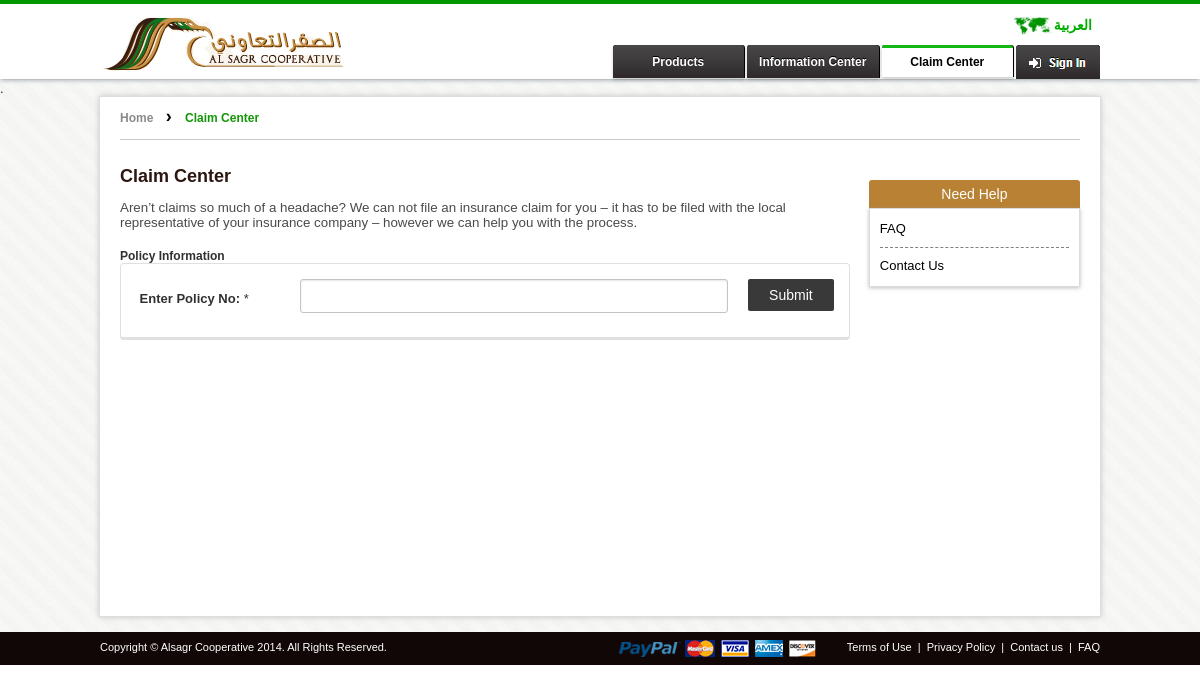
/index.php?page=claim-center, run on the app's committed database.
### tables this page shows
CREATE TABLE IF NOT EXISTS `ksa_pages` (
`id` int(11) NOT NULL,
  `pg_title` varchar(150) NOT NULL,
  `pg_detail` text NOT NULL,
  `pg_title_ar` varchar(150) NOT NULL,
  `pg_detail_ar` text NOT NULL,
  `pg_keyword` text NOT NULL,
  `pg_desp` text NOT NULL,
  `pg_section` int(11) NOT NULL,
  `parent_item` int(11) NOT NULL DEFAULT '0',
  `pg_status` tinyint(1) NOT NULL DEFAULT '0',
  `update_date` datetime NOT NULL
);

CREATE TABLE IF NOT EXISTS `ksa_menu` (
`menu_id` int(11) NOT NULL,
  `menu_title` varchar(200) NOT NULL,
  `menu_title_ar` text NOT NULL,
  `allias` varchar(200) NOT NULL,
  `menu_link` varchar(200) NOT NULL,
  `menu_position` int(11) NOT NULL,
  `menu_access` tinyint(4) NOT NULL DEFAULT '0',
  `menu_parent` varchar(200) NOT NULL DEFAULT 'demo',
  `menu_assign` int(11) NOT NULL,
  `menu_user` int(1) NOT NULL,
  `ordering` int(11) NOT NULL,
  `status` tinyint(1) NOT NULL DEFAULT '1',
  `create_date` date NOT NULL,
  `footer_menu_position` int(11) NOT NULL COMMENT '1 for quick links , 2 for Bottom Footer, 3 for Support Center'
);

### includes/footer-inner.php (the view, shortened to what this page needs)
<div class="footerpan">
        	<div class="innerwrap_top">
				<div class="fot_L">Copyright &copy; Alsagr Cooperative 2014. All Rights Reserved.</div>
				<div class="fot_R">
					<div class="footericons">
                <img src="<?=SITE_URL?>images/footericons.png" alt="" />
            </div>
					<?php $i = 1;
            $row=mysql_query("SELECT * FROM ".PAGEMENU." WHERE menu_position = '3' and footer_menu_position = '2' AND status='1' ORDER BY ordering ASC");
            $num_rows=mysql_num_rows($row);
            $count = 0;
            while($ress=mysql_fetch_array($row))
            {
            $count++;
            $menu_title = $ress['menu_title'];
            if($ress['menu_link'] != ""){
                $menu_link=$ress['menu_link'];
            }else{
                $menu_link= BASE_URL.strtolower($ress['allias']);
            }
            ?>
		 	<a href="<?php echo $menu_link;?>"<?php echo $cactiv;?>><?php echo stripslashes($menu_title);?></a>
            <?php if($count != $num_rows){echo '&nbsp;|&nbsp;';}?>
            <?php }?>
				</div>
			</div>
        </div>
	</div>

### public/claim-center.php (shortened to what this page needs)
<?php
$alias=$_GET['page'];
$menu=mysql_fetch_object(mysql_query("select * from ".PAGEMENU." where allias='$alias'"));
$page=mysql_fetch_object(mysql_query("select * from  ".PAGETBL." where id ='".$menu->menu_assign."'"));
if(!$page)
{
 ?>
<div class="innrebodypanel">
				<div class="clearfix" style="height:15px;">.</div>
				<div class="innerwrap">
					<h1><?='Page not found'?></h1>
					<?='Page not found'?>
				</div>
				<div class="clearfix" style="height:15px;">.</div>
		</div>
<?php }
else{
?>
<div class="innrebodypanel">
    <div class="clearfix" style="height:15px;">.</div>
    <div class="innerwrap">
      <div class="breadcrumb"> <a itemprop="url" href="<?=BASE_URL?>">Home</a> <span class="breeadset">&#8250;</span> <strong><?=$page->pg_title?></strong> </div>
      <div class="leftbokpan">
        <h1><?=$page->pg_title?></h1>
        <?=stripslashes($page->pg_detail)?>
        <div class="clearfix" style="height:8px;">.</div>
        <div id="formpan" class="formpan2" style="width:100%!important">
          <div class="row1">
            <lable style="width:100%; font-size:13px; padding-bottom:15px;"><strong>Policy Information</strong></lable>
          </div>
          <div class="your-quoatation-inner1">
          <div class="box_border_area">
          <form name="claim_enquiry" id="claim_enquiry" onsubmit="return validate_claim_enquiry();"  action="" method="post">
            <table width="100%" border="0" cellspacing="4">
              <tbody>
                <tr>
                  <td width="150" height="35" valign="middle"><strong>&nbsp;Enter Policy No:</strong> <span class="mandFieldIndicator1">*</span> </td>
                  <td width="650" height="25" colspan="2" valign="top"><span class="fieldsColumn1">
                    <input name="policy_no" type="text" id="policy_no" tabindex="3" maxlength="20" class="generalTextBox" autocomplete="off" style="width:79%; float:left;" value="<?=$checkrow->policy_no?>" onkeypress="return isNumberKey(event);">
                    <input name="checkPolicySubmit" value="Submit" class="sub_btn" type="submit" style="float: right;position: relative;top: 5px;height: 32px;width: 16%;">
                    </td>
                </tr>
              </tbody>
            </table>
          </form>
        </div>
      </div>
      <div id="policy_content_div">
        <div class="form_area_left_dash" style=" width:100%;">
          <div class="form_area_left_dash_inner" style=" width:auto;">
            <div class="auto_insurarea" style="border: 1px solid #E7E7E7;background:none;border-radius: 4px;">
                  <div class="clear" style="height:5px;"></div>
                </div>
              </div>
            </div>
            <div class="form_area_left_dash">
              <div class="form_area_left_dash_inner" style=" width:auto;">
                <div class="auto_insurarea" style="border: 1px solid #E7E7E7;background:none;border-radius: 4px;">
                  <div class="clear" style="height:5px;"></div>
                </div>
              </div>
            </div>
            <div class="clear" style="height:30px;"></div>
            <div class="form_area_left_dash claimformdetail" style=" width:100%;">
              <div class="form_area_left_dash_inner" style=" width:auto;">
                <div class="auto_insurarea" style="border: 1px solid #E7E7E7;background:none;border-radius: 4px;">
                  <div class="mask" style="height:5px;"></div>
                </div>
              </div>
            </div>
            <div class="form_area_left_dash" style=" width:100%;">
              <div class="form_area_left_dash_inner" style=" width:100%;">
                <div class="auto_insurarea" style="border: 1px solid #E7E7E7;background:none;border-radius: 4px;">
                  <div class="mask" style="height:5px;"></div>
                </div>
              </div>
            </div>
          </div>
      <div class="clear" style="height:1px;"></div>
    </div>
  </div>
  <div class="lg-3" style="float: right;margin-top:2%;padding-top: 9px;">
    <div class="normallist1">
      <h1>Need Help</h1>
      <ul>
        <li><a href="index.php?page=faq">FAQ</a></li>
        <li><a href="index.php?page=contact-us">Contact Us</a></li>
      </ul>
    </div>
  </div>
  <div class="clearfix"></div>
</div>
<div class="clearfix" style="height:15px;"></div>
</div>
<?php }?>

### data on the page
ksa_pages: pg_title "Claim Center", pg_detail "Aren’t claims so much of a headache? We can not file an insurance claim for you – it has to be filed with the local representative of your insurance company – however we can help you with the process."
ksa_menu: menu_title "Terms of Use"
ksa_menu: menu_title "Privacy Policy"
ksa_menu: menu_title "Contact us"
ksa_menu: menu_title "FAQ"
